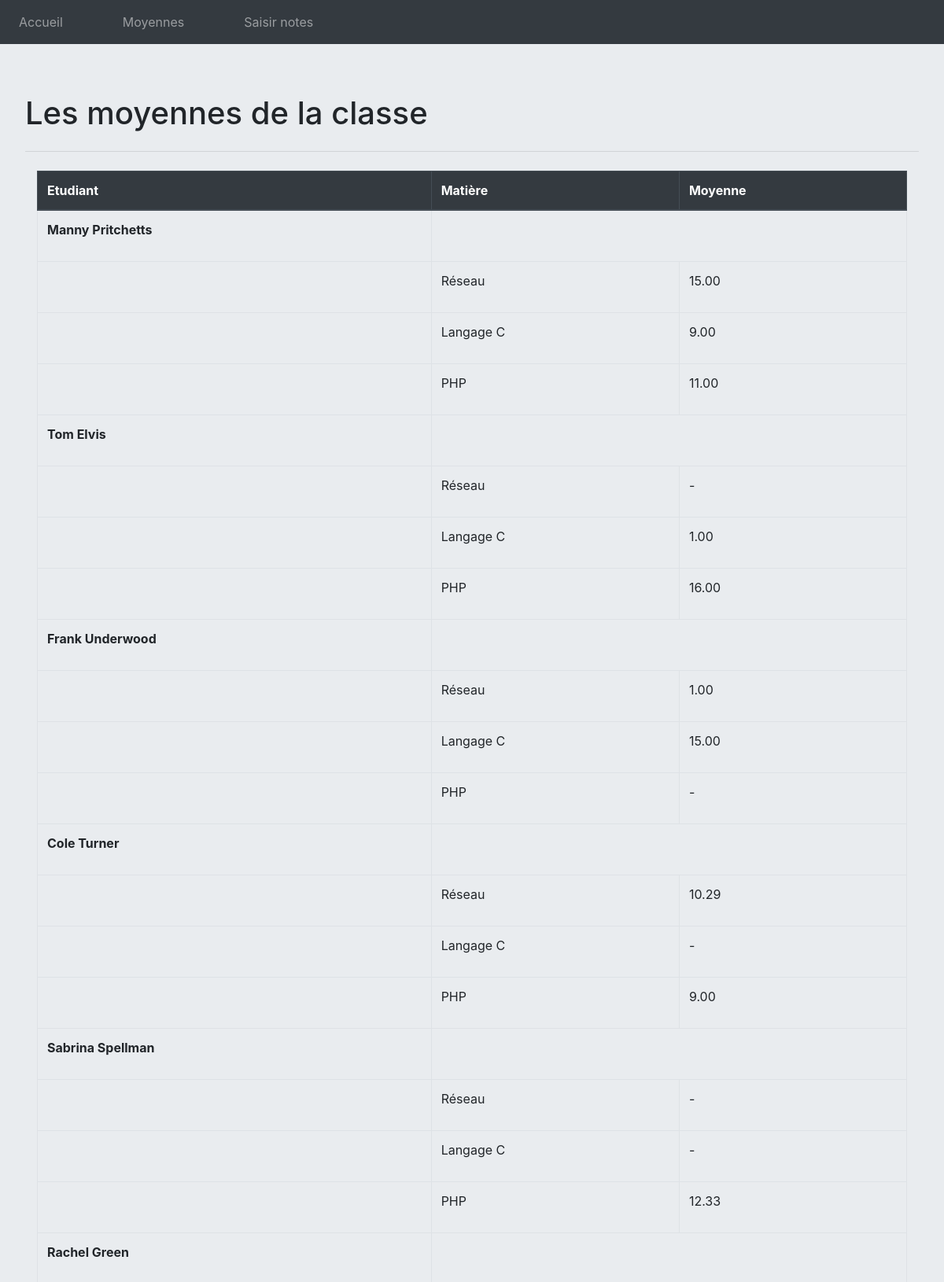
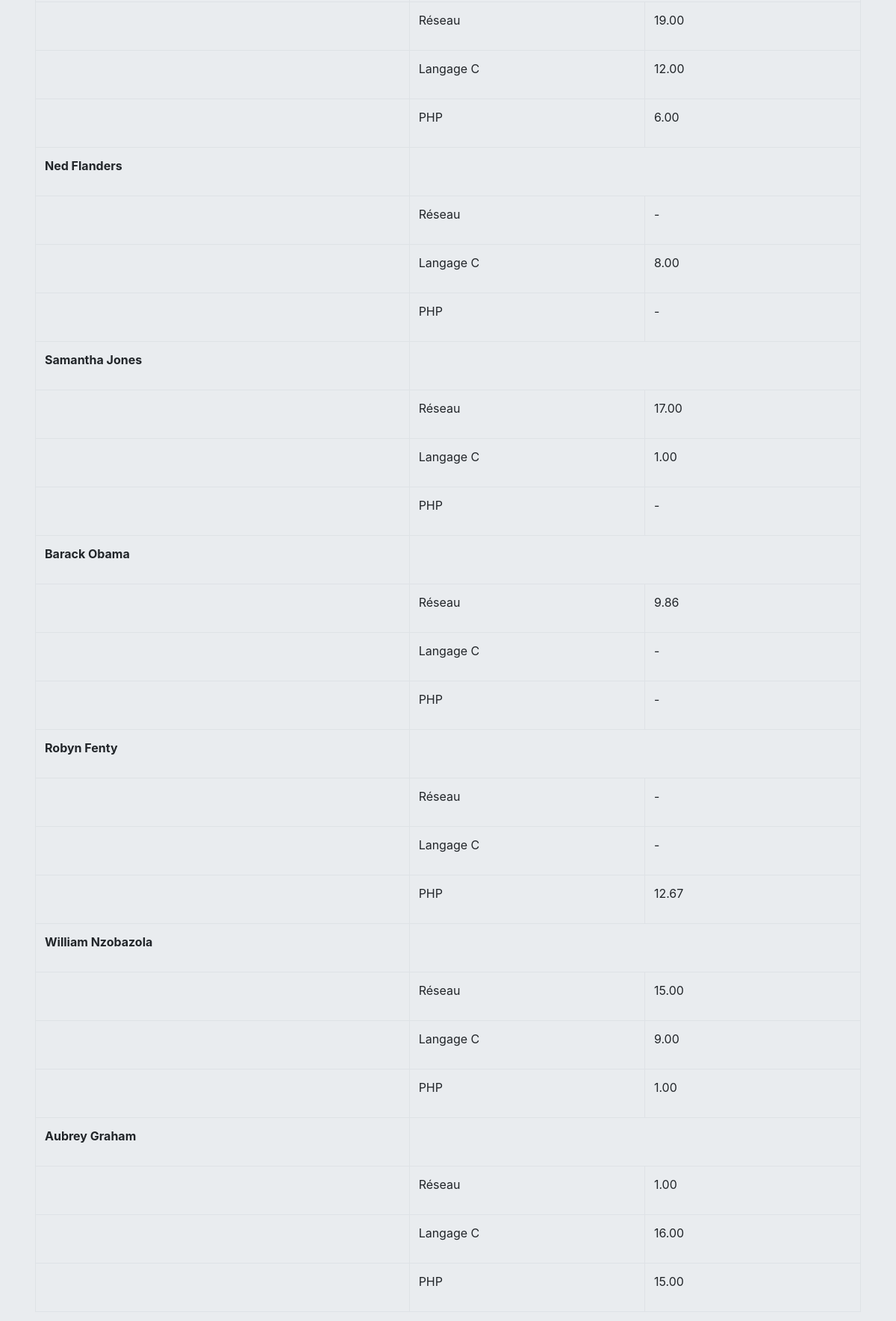
/moyenne.php (upper part), run on the app's committed database (2 pictures, top to bottom).
### tables this page shows
CREATE TABLE IF NOT EXISTS `student` (
  `idStudent` INT AUTO_INCREMENT,
  `firstName` VARCHAR(50) NOT NULL,
  `lastName` VARCHAR(50) NOT NULL,
  PRIMARY KEY (`idStudent`));

CREATE TABLE IF NOT EXISTS `subject` (
  `idSubject` INT AUTO_INCREMENT,
  `title` VARCHAR(50) NOT NULL,
  PRIMARY KEY (`idSubject`));

### php/mainSelect.php (called while the page is built, shortened)
<?php
$querySelectStudents = $pdo->prepare('SELECT * FROM student');
$querySelectStudents->execute();
$allStudents = $querySelectStudents->fetchAll();
$querySelectSubjects = $pdo->prepare('SELECT * FROM subject');
$querySelectSubjects->execute();
$allSubjects = $querySelectSubjects->fetchAll();
?>

### moyenne.php (the view, shortened to what this page needs)
<?php
include ('include/config.php');
include ('php/mainSelect.php');
?>
<!DOCTYPE html>
<html>
<head>
    <link rel="stylesheet" href="https://stackpath.bootstrapcdn.com/bootstrap/4.5.0/css/bootstrap.min.css">
</head>
<?php include('include/header.php'); ?>
<body style="background-color: #e9ecef">
<main>
    <div class="jumbotron">
        <h1>Les moyennes de la classe</h1>
        <hr class="my-4">
        <div class="container-sm">
            <table class="table table-bordered table-hover">
                <thead class="thead-dark">
                <tr>
                    <th scope="col">Etudiant </th>
                    <th scope="col">Matière </th>
                    <th scope="col">Moyenne </th>
                </tr>
                </thead>
                <tbody>
                <?php foreach ($allStudents as $student) { ?>
                    <tr>
                        <th scope="row">
                            <p><?php echo $student['firstName']. " ". $student['lastName']; ?></p>
                        </th>
                    </tr>
                    <?php  foreach ($allSubjects as $subject){
                        $finalMarks=0 ;
                        $allCoef=0;
                        $querySelectMark = $pdo->prepare('SELECT * FROM mark WHERE mark.student = ? AND subject = ?');
                        $querySelectMark->execute([$student['idStudent'], $subject['idSubject']]);
                        $marks = $querySelectMark->fetchAll();
                        ?>
                        <tr>
                            <td></td>
                            <td>
                                <p><?php echo $subject['title']; ?></p>
                            </td>
                            <td>
                                <p>
                                    <?php
                                    foreach ($marks as $mark){
                                        for($i = 0; $i < sizeof($marks); $i++) {
                                            if($marks[$i]['student'] === $student['idStudent']) {
                                                $finalMarks += $marks[$i]['mark']*$marks[$i]['coefficient'];
                                                $allCoef += $marks[$i]['coefficient'];
                                            }
                                        }
                                    }
                                    if ($mark['student'] === $student['idStudent'] && $mark['subject'] === $subject['idSubject']){
                                        echo number_format($finalMarks/$allCoef,2);;
                                    }else{
                                        echo "-";
                                    }
                                    ?>
                                </p>
                            </td>
                        </tr>
                    <?php }}  ?>
                </tbody>
            </table>
        </div>
    </div>
</main>
</body>
</html>

### include/header.php
<link rel="stylesheet" href="css/header.css">
<header>
    <nav class="navbar navbar-expand-lg navbar-dark bg-dark">
        <ul class="navbar-nav mr-auto">
            <li class="nav-item">
                <a class="nav-link" href="index.php">Accueil</a>
            </li>
            <li class="nav-item">
                <a class="nav-link" href="moyenne.php">Moyennes</a>
            </li>
            <li class="nav-item">
                <a class="nav-link" href="formulaire.php">Saisir notes</a>
            </li>
        </ul>
    </nav>
</header>

### css/header.css (style rules this page uses)
a { margin-right: 60px; }

### data on the page
student: firstName "Manny", lastName "Pritchetts"
subject: title "Réseau", allCoef "15.00", allCoef "1.00", allCoef "10.29", allCoef "19.00", allCoef "17.00", allCoef "9.86"
subject: title "Langage C", allCoef "9.00", allCoef "1.00", allCoef "15.00", allCoef "12.00", allCoef "8.00", allCoef "16.00"
subject: title "PHP", allCoef "11.00", allCoef "16.00", allCoef "9.00", allCoef "12.33", allCoef "6.00", allCoef "12.67", allCoef "1.00", allCoef "15.00"
student: firstName "Tom", lastName "Elvis"
student: firstName "Frank", lastName "Underwood"
student: firstName "Cole", lastName "Turner"
student: firstName "Sabrina", lastName "Spellman"
student: firstName "Rachel", lastName "Green"
student: firstName "Ned", lastName "Flanders"
student: firstName "Samantha", lastName "Jones"
student: firstName "Barack", lastName "Obama"
student: firstName "Robyn", lastName "Fenty"
student: firstName "William", lastName "Nzobazola"
student: firstName "Aubrey", lastName "Graham"
